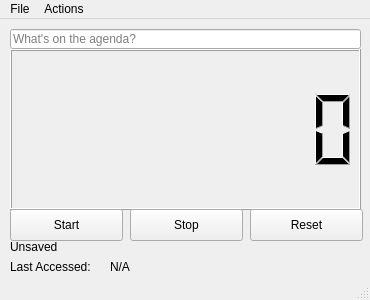
<?xml version="1.0" encoding="UTF-8"?>
<ui version="4.0">
 <class>MainWindow</class>
 <widget class="QMainWindow" name="MainWindow">
  <property name="geometry">
   <rect>
    <x>0</x>
    <y>0</y>
    <width>370</width>
    <height>300</height>
   </rect>
  </property>
  <property name="minimumSize">
   <size>
    <width>370</width>
    <height>300</height>
   </size>
  </property>
  <property name="maximumSize">
   <size>
    <width>370</width>
    <height>300</height>
   </size>
  </property>
  <property name="windowTitle">
   <string>LifeTimer</string>
  </property>
  <property name="autoFillBackground">
   <bool>false</bool>
  </property>
  <widget class="QWidget" name="centralwidget">
   <widget class="QLCDNumber" name="lcdNumber">
    <property name="geometry">
     <rect>
      <x>10</x>
      <y>30</y>
      <width>351</width>
      <height>161</height>
     </rect>
    </property>
    <property name="digitCount">
     <number>8</number>
    </property>
   </widget>
   <widget class="QPushButton" name="pushButton">
    <property name="geometry">
     <rect>
      <x>10</x>
      <y>190</y>
      <width>113</width>
      <height>32</height>
     </rect>
    </property>
    <property name="text">
     <string>Start</string>
    </property>
   </widget>
   <widget class="QPushButton" name="pushButton_2">
    <property name="geometry">
     <rect>
      <x>130</x>
      <y>190</y>
      <width>113</width>
      <height>32</height>
     </rect>
    </property>
    <property name="text">
     <string>Stop</string>
    </property>
   </widget>
   <widget class="QPushButton" name="pushButton_3">
    <property name="geometry">
     <rect>
      <x>250</x>
      <y>190</y>
      <width>113</width>
      <height>32</height>
     </rect>
    </property>
    <property name="text">
     <string>Reset</string>
    </property>
   </widget>
   <widget class="QLineEdit" name="lineEdit">
    <property name="geometry">
     <rect>
      <x>10</x>
      <y>10</y>
      <width>351</width>
      <height>20</height>
     </rect>
    </property>
    <property name="text">
     <string/>
    </property>
    <property name="placeholderText">
     <string>What's on the agenda?</string>
    </property>
   </widget>
   <widget class="QLabel" name="label">
    <property name="geometry">
     <rect>
      <x>10</x>
      <y>220</y>
      <width>351</width>
      <height>16</height>
     </rect>
    </property>
    <property name="text">
     <string>Unsaved</string>
    </property>
   </widget>
   <widget class="QLabel" name="label_2">
    <property name="geometry">
     <rect>
      <x>10</x>
      <y>240</y>
      <width>101</width>
      <height>16</height>
     </rect>
    </property>
    <property name="text">
     <string>Last Accessed:</string>
    </property>
   </widget>
   <widget class="QLabel" name="label_3">
    <property name="geometry">
     <rect>
      <x>110</x>
      <y>240</y>
      <width>60</width>
      <height>16</height>
     </rect>
    </property>
    <property name="text">
     <string>N/A</string>
    </property>
   </widget>
  </widget>
  <widget class="QMenuBar" name="menubar">
   <property name="geometry">
    <rect>
     <x>0</x>
     <y>0</y>
     <width>370</width>
     <height>24</height>
    </rect>
   </property>
   <widget class="QMenu" name="menuFile">
    <property name="title">
     <string>File</string>
    </property>
    <addaction name="actionOpen"/>
    <addaction name="actionNew"/>
   </widget>
   <widget class="QMenu" name="menuActions">
    <property name="title">
     <string>Actions</string>
    </property>
    <addaction name="actionStart"/>
    <addaction name="actionStop"/>
    <addaction name="actionReset"/>
    <addaction name="separator"/>
    <addaction name="actionAdd_Time"/>
    <addaction name="actionHard_Reset"/>
   </widget>
   <addaction name="menuFile"/>
   <addaction name="menuActions"/>
  </widget>
  <widget class="QStatusBar" name="statusbar"/>
  <action name="actionOpen">
   <property name="text">
    <string>Open...</string>
   </property>
  </action>
  <action name="actionNew">
   <property name="text">
    <string>New...</string>
   </property>
  </action>
  <action name="actionQuit">
   <property name="text">
    <string>Quit</string>
   </property>
  </action>
  <action name="actionCount_Up">
   <property name="text">
    <string>Count Up</string>
   </property>
  </action>
  <action name="actionPomodoro">
   <property name="text">
    <string>Pomodoro</string>
   </property>
  </action>
  <action name="actionStart">
   <property name="text">
    <string>Start</string>
   </property>
   <property name="shortcut">
    <string>Ctrl+S</string>
   </property>
  </action>
  <action name="actionStop">
   <property name="text">
    <string>Stop</string>
   </property>
   <property name="shortcut">
    <string>Ctrl+Shift+S</string>
   </property>
  </action>
  <action name="actionReset">
   <property name="text">
    <string>Reset</string>
   </property>
   <property name="shortcut">
    <string>Ctrl+R</string>
   </property>
  </action>
  <action name="actionAdd_Time">
   <property name="text">
    <string>Add Time...</string>
   </property>
  </action>
  <action name="actionHard_Reset">
   <property name="text">
    <string>Hard Reset</string>
   </property>
  </action>
 </widget>
 <resources/>
 <connections/>
</ui>
